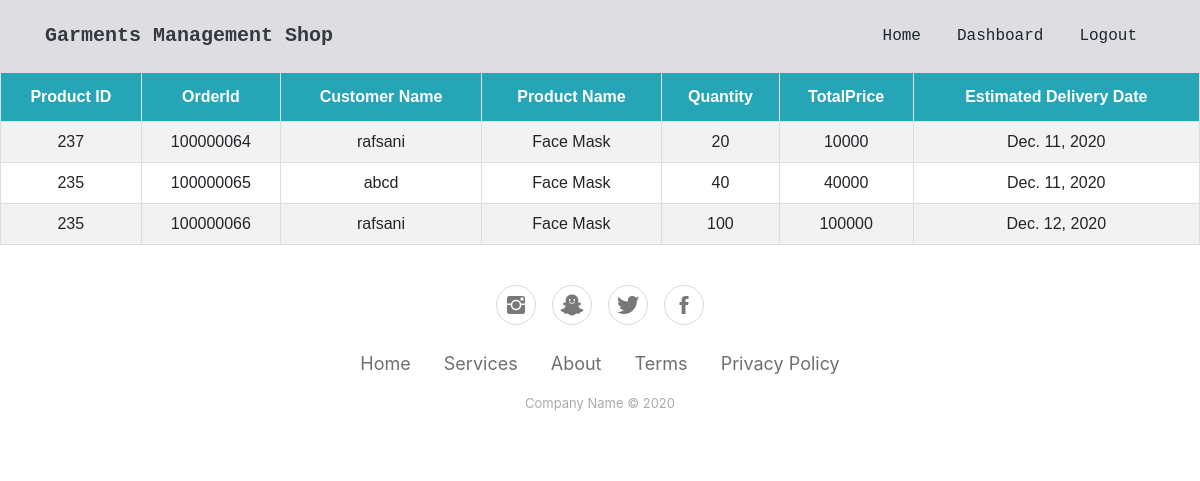
/showShipments/ (signed in), run on the app's committed database.
### GarmentsManagementApp/models.py (models this page shows)
class Shipments(models.Model):
    product = models.ForeignKey(Products, on_delete=models.CASCADE)
    order = models.ForeignKey(Order, on_delete=models.CASCADE, null=True)
    delivaryDate = models.DateField()

class Products(models.Model):
    product_id = models.IntegerField(unique=True,default=-1)
    current_stock = models.IntegerField(null=True)
    garment = models.ForeignKey(Garment,on_delete=models.CASCADE,null=True)
    Name=models.CharField(max_length=20)
    price = models.fields.PositiveIntegerField()
    description = models.CharField(max_length=200)
    workingDaysPerItem = models.IntegerField(null=True)

class Order(models.Model):
    OrderID = models.IntegerField(unique=True,default=-1)
    Status = models.CharField(max_length= 20,null=True)
    CustomerName = models.CharField(max_length=20)
    CustomerPhn = models.CharField(max_length=12)
    department = models.ForeignKey(Department,on_delete=models.CASCADE,null=True)
    product = models.ForeignKey(Products,on_delete=models.CASCADE)
    quantity = models.IntegerField()
    TotalPrice = models.BigIntegerField()

### GarmentsManagementApp/views.py (the view)
# urls.py: path('showShipments/',views.showShipments,name='showShipments'),
@login_required(login_url='/login/')
def showShipments(request):
    list = Shipments.objects.all()
    return render(request,'showShipments.html',{'list':list})

### templates/showShipments.html (shortened to what this page needs)
{% extends 'index.html' %}
{% block content %}
    </head>
    <body>
    <table id="customers">
        <tr>
            <th>Product ID</th>
            <th>OrderId</th>
            <th>Customer Name</th>
            <th>Product Name</th>
            <th>Quantity</th>
            <th>TotalPrice</th>
            <th> Estimated Delivery Date</th>
        </tr>
        {% for item in list %}
            <tr>
                <td>{{ item.product.product_id }}</td>
                <td>{{ item.order.OrderID }}</td>
                <td>{{ item.order.CustomerName }}</td>
                <td>{{ item.product.Name }}</td>
                <td>{{ item.order.quantity }}</td>
                <td>{{ item.order.TotalPrice }}</td>
                <td>{{ item.delivaryDate }}</td>
            </tr>
        {% endfor %}
    </table>
{% endblock %}

### templates/showShipments.html (style rules this page uses)
#customers { font-family: Arial, Helvetica, sans-serif; border-collapse: collapse; width: 100%; }
#customers td, #customers th { border: 1px solid #ddd; padding: 8px; text-align: center; }
#customers tr:nth-child(even) { background-color: #f2f2f2; }
#customers th { padding-top: 12px; padding-bottom: 12px; text-align: center; background-color: #26a5b6; color: white; }

### data on the page
Shipments: product.product_id "237", order.OrderID "100000064", order.CustomerName "rafsani", product.Name "Face Mask", order.quantity "20", order.TotalPrice "10000", delivaryDate "Dec. 11, 2020"
Shipments: product.product_id "235", order.OrderID "100000065", order.CustomerName "abcd", product.Name "Face Mask", order.quantity "40", order.TotalPrice "40000", delivaryDate "Dec. 11, 2020"
Shipments: product.product_id "235", order.OrderID "100000066", order.CustomerName "rafsani", product.Name "Face Mask", order.quantity "100", order.TotalPrice "100000", delivaryDate "Dec. 12, 2020"
